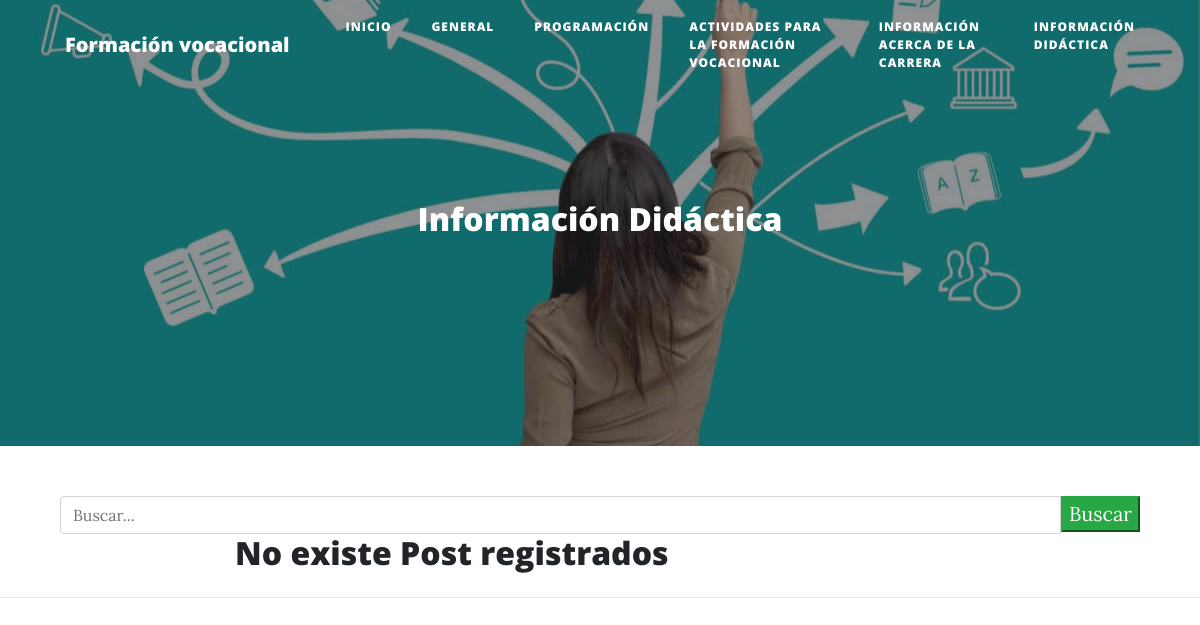
Before: /informacion_didactica/ with the older database file.
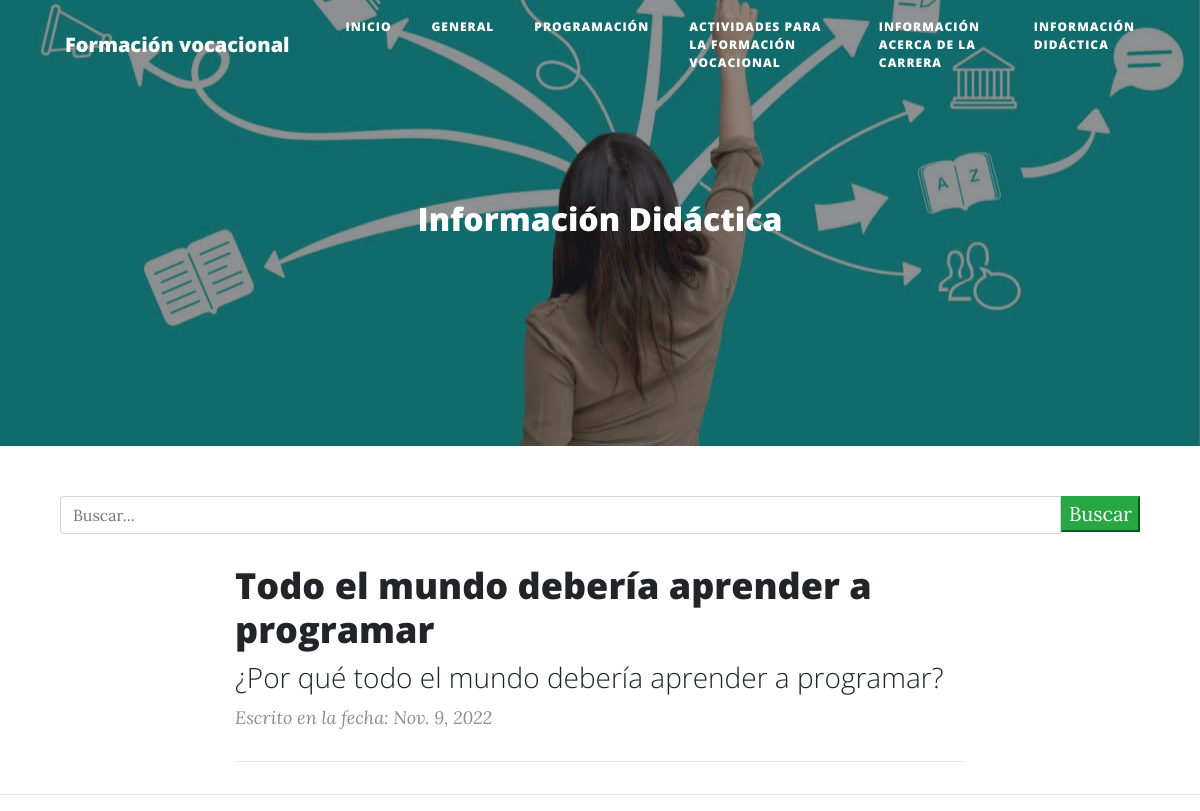
After: the same page with the newer database file.
### aplicaciones/blog/models.py (models this page shows, shortened)
class Post(models.Model):
    id = models.AutoField(primary_key=True)
    titulo = models.CharField(max_length=90, blank=False, null=False, verbose_name='Titulo')
    slug = models.CharField(max_length=100, blank=False, null=False, verbose_name='Slugs')
    descripcion = models.CharField(max_length=100, blank=False, null=False, verbose_name='Descripción')
    contenido = RichTextField(verbose_name='Contenido')
    imagen = models.URLField(max_length=9999999 ,blank=False, null=False)
    autor = models.ForeignKey(Autor, on_delete=models.CASCADE)
    categoria = models.ForeignKey(Categoria, on_delete=models.CASCADE)
    estado = models.BooleanField(default=True ,verbose_name='Publicado/No Publicado')
    fecha_creacion = models.DateField(auto_now=False, auto_now_add=True, verbose_name='Fecha de creación')
    class Meta:
        verbose_name = 'Post'
        verbose_name_plural = 'Posts'

### aplicaciones/blog/views.py (the view)
# urls.py: path('informacion_didactica/', informacion_didactica, name='informacion_didactica'),
def informacion_didactica(request):
    posts = Post.objects.filter(
        estado=True,
        categoria=Categoria.objects.get(nombre='Información Didáctica'))
    return render(request, 'informacion_didactica.html', {'posts': posts})

### Templates/informacion_didactica.html (shortened to what this page needs)
{% extends 'index.html' %}
{% load staticfiles %}
{% block imagen %}
    {% static 'img/tutoriales.jpg' %}
{% endblock imagen %}
{% block titulo_principal %}
    Información Didáctica
{% endblock titulo_principal %}

### Templates/index.html (shortened to what this page needs)
{% load staticfiles %}
<!DOCTYPE html>
<html lang="es">
<head>
    <link href="{% static 'vendor/bootstrap/css/bootstrap.min.css' %}" rel="stylesheet">
    <link href="{% static 'vendor/fontawesome-free/css/all.min.css' %}" rel="stylesheet" type="text/css">
    <link href="{% static 'css/clean-blog.min.css' %}" rel="stylesheet">
</head>
<body>
<nav class="navbar navbar-expand-lg navbar-light fixed-top" id="mainNav">
    <div class="container">
        <a class="navbar-brand" href="{% url 'blog:index' %}">Formación vocacional</a>
        <div class="collapse navbar-collapse" id="navbarResponsive">
            <ul class="navbar-nav ml-auto">
                <li class="nav-item">
                    <a class="nav-link" href="{% url 'blog:index' %}">Inicio</a>
                </li>
                <li class="nav-item">
                    <a class="nav-link" href="{% url 'blog:generales' %}">General</a>
                </li>
                <li class="nav-item">
                    <a class="nav-link" href="{% url 'blog:programacion' %}">Programación</a>
                </li>
                <li class="nav-item">
                    <a class="nav-link" href="{% url 'blog:actividades_formacion' %}">Actividades para la Formación Vocacional</a>
                </li>
                <li class="nav-item">
                    <a class="nav-link" href="{% url 'blog:info_carrera' %}">Información acerca de la carrera</a>
                </li>
                <li class="nav-item">
                    <a class="nav-link" href="{% url 'blog:informacion_didactica' %}">Información Didáctica</a>
                </li>
            </ul>
        </div>
    </div>
</nav>
<header class="masthead"
        style="background-image: url({% block imagen %}{% static 'img/home-bg.jpg' %}{% endblock imagen %})">
    <div class="overlay"></div>
    <div class="container">
        <div class="row">
            <div class="col-lg-8 col-md-10 mx-auto">
                <div class="site-heading">
                    <h2>{% block titulo_principal %}Blog de Formación Vocacional{% endblock titulo_principal %}</h2>
                </div>
            </div>
        </div>
    </div>
</header>
{% block barra_busqueda %}
    <div class="container">
        <div class="row">
            <div class="col-md-12 search">
                <form method="get">
                    <div id="custom-search-input">
                        <div class="input-group col-md-12">
                            <input type="text" class="form-control" placeholder="Buscar..." id="name" name="buscar"
                                   value="{{ request.GET.buscar }}">
                            <span class="input-group-list">
                                <button type="submit" class="button btn-success">Buscar</button>
                            </span>
                        </div>
                    </div>
                </form>
            </div>
        </div>
    </div>
{% endblock barra_busqueda %}
<div class="container">
    <div class="row">
        <div class="col-lg-8 col-md-10 mx-auto">
            {% block contenido %}
                {% if posts %}
                    {% for post in posts %}
                        <div class="post-preview">
                            <a href="{% url 'blog:detalle_post' post.slug %}">
                                <h2 class="post-title">
                                    {{ post.titulo }}
                                </h2>
                                <h3 class="post-subtitle">
                                    {{ post.descripcion }}
                                </h3>
                            </a>
                            <p class="post-meta">Escrito en la fecha: {{ post.fecha_creacion }}</p>
                        </div>
                        <hr>
                    {% endfor %}
                {% else %}
                    <h2>No existe Post registrados</h2>
                {% endif %}
            {% endblock contenido %}
        </div>
    </div>
</div>
<hr>
</body>
</html>

Changed rows visible on the page:
added Post: titulo "Todo el mundo debería aprender a programar", descripcion "¿Por qué todo el mundo debería aprender a programar?", fecha_creacion "Nov. 9, 2022"
Other visible differences:
text no longer shown: "No existe Post registrados"
